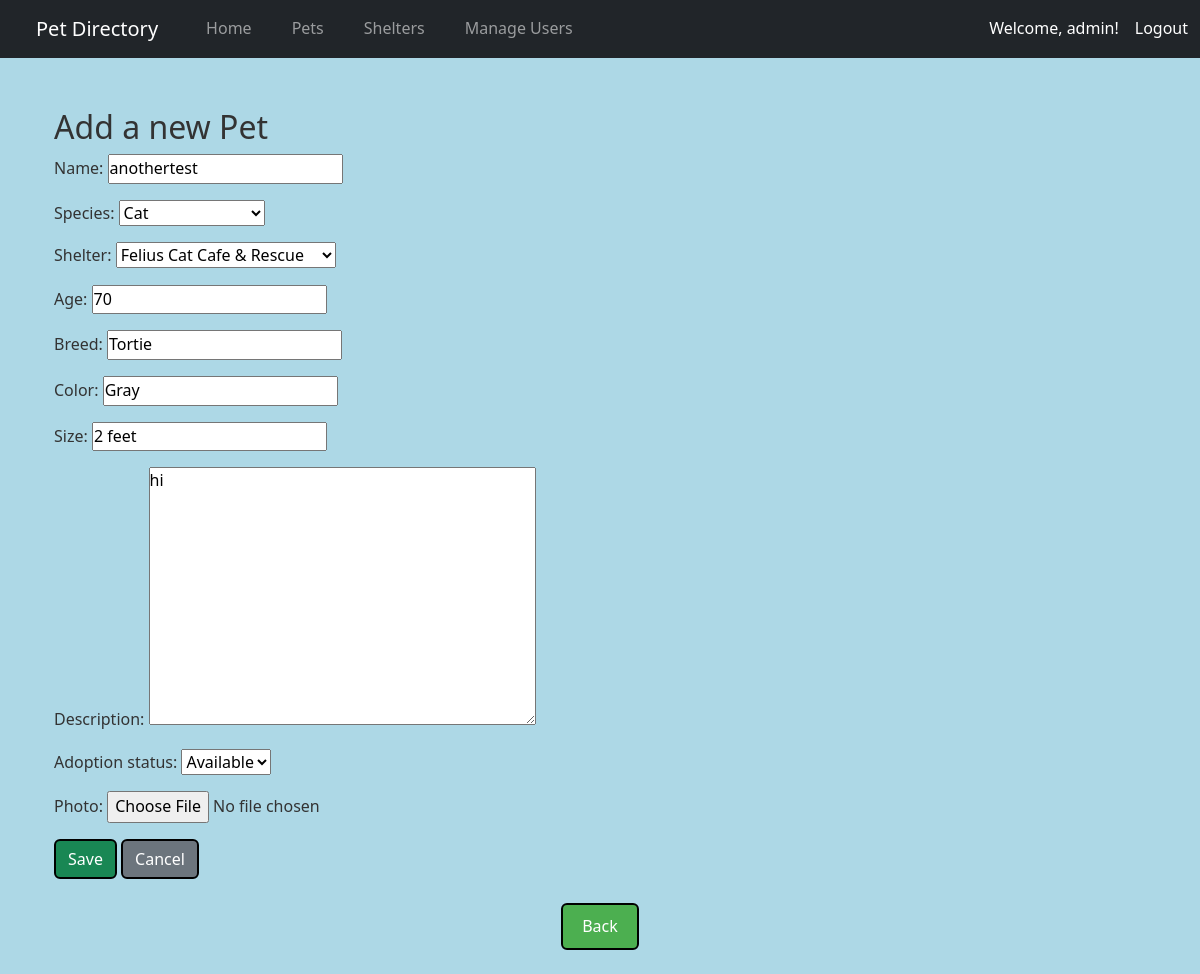
The app's page /pets/7/edit/ (signed in) with its own data.
### pet_directory_app/models.py (models this page shows, shortened)
class Pet(models.Model):
    name = models.CharField(max_length=100)
    species = models.ForeignKey("Species", on_delete=models.RESTRICT, null=True)
    shelter = models.ForeignKey("Shelter", on_delete=models.RESTRICT, null=True)
    age = models.PositiveIntegerField()  # WILL NEED TO BE LABELED WITH YEARS/MONTHS one or the other
    breed = models.CharField(max_length=100)
    color = models.CharField(max_length=100)
    size = models.CharField(max_length=100) # probably small, med, large
    description = models.TextField(blank=True)
    ADOPTION_STATUS_CHOICES = [
        ("Available", "Available"),
        ("Pending", "Pending"),
        ("Adopted", "Adopted"),
    ]
    adoption_status = models.CharField(
        max_length=20,
        choices=ADOPTION_STATUS_CHOICES,
        default="Available",
    )
    photo = models.ImageField(upload_to="pet_photos/", blank=True, null=True)

class Species(models.Model):
    name = models.CharField(max_length=100, unique=True)
    category = models.CharField(max_length=100, blank=True) # mammal, reptile, etc
    def __str__(self):
        return self.name

class Shelter(models.Model):
    name = models.CharField(max_length=200)
    address_ln_1 = models.CharField(max_length=200)
    address_ln_2 = models.CharField(max_length=200, blank=True)
    city = models.CharField(max_length=100)
    state = models.CharField(max_length=50)
    zip_code = models.CharField(max_length=20)
    phone = models.CharField(max_length=20, blank=True)
    email = models.EmailField(blank=True)
    website = models.URLField(blank=True)
    visiting_hours = models.TextField(max_length=200, blank=True)
    verified = models.BooleanField(default=False)
    admin_notes = models.TextField(blank=True)
    def __str__(self):
        return self.name

### pet_directory_app/views.py (the view)
# urls.py: path("pets/<int:pk>/edit/", views.pet_update, name="pet_update"),
def pet_update(request, pk):
    pet = get_object_or_404(Pet, pk=pk)
    if not request.user.is_authenticated:
        return HttpResponseForbidden("You must be logged in.")
    if request.user.is_superuser:
        pass
    else:
        if not is_shelter_admin(request.user):
            return HttpResponseForbidden("You do not have permission to edit pets.")
        if pet.shelter != request.user.shelteradminprofile.shelter:
            return HttpResponseForbidden("You can only edit pets from your own shelter.")
    if request.user.groups.filter(name="Shelter Admin").exists():
        if pet.shelter != request.user.shelteradminprofile.shelter:
            return HttpResponseForbidden("You cannot edit pets from another shelter.")
    if request.method == "POST":
        form = PetForm(request.POST, request.FILES, instance=pet, user=request.user)
        if form.is_valid():
            updated_pet = form.save(commit=False)
            if is_shelter_admin(request.user):
                updated_pet.shelter = request.user.shelteradminprofile.shelter
            updated_pet.save()
            return redirect("pet_detail", pk=pet.pk)
    else:
        form = PetForm(instance=pet, user=request.user)
    return render(request, "pet_form.html", {"form": form})

### pet_directory_app/forms.py
class PetForm(forms.ModelForm):
    class Meta:
        model = Pet
        fields = [
            "name",
            "species",
            "shelter",
            "age",
            "breed",
            "color",
            "size",
            "description",
            "adoption_status",
            "photo",
        ]
    def __init__(self, *args, **kwargs):
        user = kwargs.pop("user", None)  # pull user out of kwargs
        super().__init__(*args, **kwargs)
        if user and user.is_superuser:
            return
        if user and user.groups.filter(name="Shelter Admin").exists():
            admin_shelter = user.shelteradminprofile.shelter
            self.fields["shelter"].queryset = Shelter.objects.filter(id=admin_shelter.id)
        else:
            self.fields["shelter"].queryset = Shelter.objects.none()

### pet_directory_app/templates/pet_form.html (shortened to what this page needs)
{% extends "base.html" %}
{% block content %}
<div class="container mt-4">
    <h2>Add a new Pet</h2>
    <form method="post" enctype="multipart/form-data">
        {{ form.as_p }}
        <button class="btn btn-success">Save</button>
        <a href="{% url 'pet_list' %}" class="btn btn-secondary">Cancel</a>
    </form>
</div>
{% endblock %}

### pet_directory_app/templates/base.html (shortened to what this page needs)
{% load static %}
<!DOCTYPE html>
<html lang="en">
<head>
    <link href="https://cdn.jsdelivr.net/npm/bootstrap@5.3.0-alpha1/dist/css/bootstrap.min.css" rel="stylesheet"
>
    <link href="{% static 'css/styles.css' %}" rel="stylesheet">
</head>
<body>
<nav class="navbar navbar-expand-lg navbar-dark bg-dark">
    <div class="container-fluid">
        <a class="navbar-brand" href="{% url 'index' %}">Pet Directory</a>
        <div class="collapse navbar-collapse" id="navbarSupportedContent">
            <ul class="navbar-nav me-auto mb-2 mb-lg-0">
                <li class="nav-item">
                    <a class="nav-link" href="{% url 'index' %}">Home</a>
                </li>
                <li class="nav-item">
                    <a class="nav-link" href="{% url 'pet_list' %}">Pets</a>
                </li>
                <li class="nav-item">
                    <a class="nav-link" href="{% url 'shelter_list' %}">Shelters</a>
                </li>
                {% if user.is_superuser %}
                    <li class="nav-item">
                        <a class="nav-link" href="{% url 'user_management' %}">Manage Users</a>
                    </li>
                {% endif %}
            </ul>
            {% if user.is_authenticated %}
                <p class="text-white me-3 mb-0">Welcome, {{ user.username }}!</p>
                <form action="{% url 'logout' %}" method="post" class="d-inline">
                    <button type="submit" class="nav-link p-0 text-white" style="background:none; border:none;">
                        Logout
                    </button>
                </form>
            {% else %}
                <a href="{% url 'login' %}">Login</a>
                <a href="{% url 'register' %}">Register</a>
            {% endif %}
        </div>
    </div>
</nav>
<div class="container">
    <br/>
    {% block content %}
    {% endblock %}
</div>
<div class="d-flex justify-content-center my-4">
    <a class="btn btn-custom" onClick="history.back();">Back</a>
</div>
</body>
</html>

### pet_directory_app/static/css/styles.css (style rules this page uses)
body { background-color: lightblue; }
* { margin: 0; padding: 0; box-sizing: border-box; font-family: 'Segoe UI', Tahoma, Geneva, Verdana, sans-serif; }
body { color: #333; line-height: 1.6; }
nav a { color: #fff; text-decoration: none; margin-left: 1.5rem; font-weight: 500; transition: color 0.3s ease; }
.btn-custom { display: inline-block; background-color: #4CAF50; color: #fff; border: none; padding: 0.6rem 1.2rem; border-radius: 6px; cursor: pointer; transition: background-color 0.3s ease; }
.btn { border: 2px solid black; }

### records on screen
Pet: name "anothertest", species "Cat", shelter "Felius Cat Cafe & Rescue", age "70", breed "Tortie", color "Gray", size "2 feet", description "hi", adoption_status "Available"

### other values on screen
{{ user.username }} "admin"
